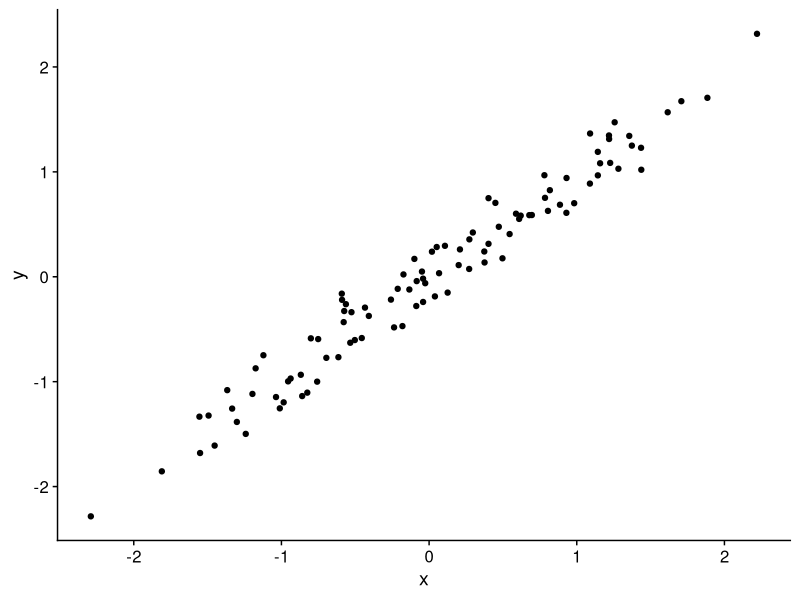

R code for this plot:
# a figure

library(dplyr)
library(ggplot2)
library(cowplot)
theme_set(theme_cowplot())

set.seed(298347)

dat <- tibble(x = rnorm(100), 
              y = x + rnorm(100, sd = 0.2))

ggplot(dat, aes(x,y)) +
  geom_point()
  
